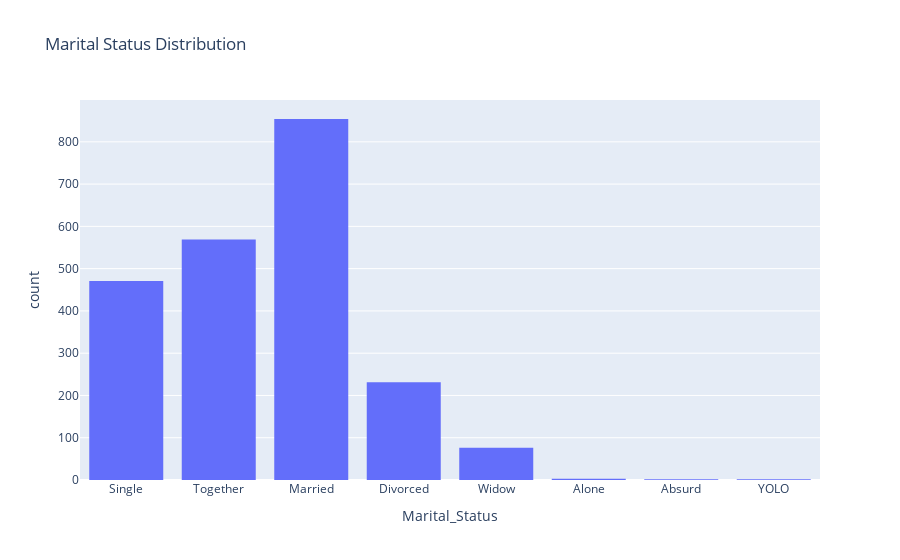

The code cell stored with this chart in its notebook:
### Markdown cell above
## Marital Status Distribution

The plot shows the distribution of customers based on their marital status, which can be useful in understanding the different family structures

### Code cell
# Marital Status Distribution
fig2 = px.histogram(df, x='Marital_Status', nbins=5, title="Marital Status Distribution")
fig2.show()

### Figure 1 — Plotly figure (JSON) as saved in the notebook; plotly's stock layout.template omitted (floating-point values rounded to 4 significant figures; data arrays with more than 128 entries replaced by an {"elided": "..."} marker saying what was removed)
{"data": [{"alignmentgroup": "True", "bingroup": "x", "hovertemplate": "Marital_Status=%{x}<br>count=%{y}<extra></extra>", "legendgroup": "", "marker": {"color": "#636efa", "pattern": {"shape": ""}}, "name": "", "nbinsx": 5, "offsetgroup": "", "orientation": "v", "showlegend": false, "type": "histogram", "x": {"elided": "2208 str values"}, "xaxis": "x", "yaxis": "y"}], "layout": {"barmode": "relative", "legend": {"tracegroupgap": 0}, "title": {"text": "Marital Status Distribution"}, "xaxis": {"anchor": "y", "domain": [0, 1], "title": {"text": "Marital_Status"}}, "yaxis": {"anchor": "x", "domain": [0, 1], "title": {"text": "count"}}}}
